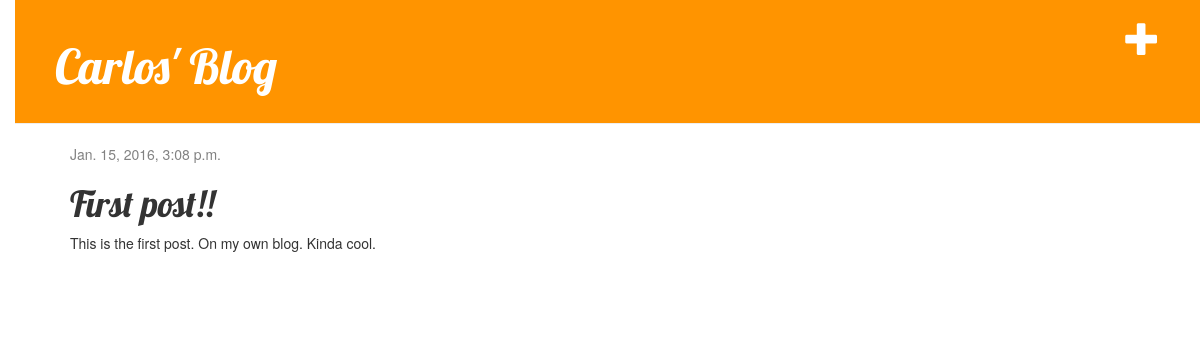
The app's page /post/1/ with its own data.
### blog/models.py (models this page shows, shortened)
class Post(models.Model):
    author = models.ForeignKey('auth.User')
    title = models.CharField(max_length=200)
    text = models.TextField()
    created_date = models.DateTimeField(
            default=timezone.now)
    published_date = models.DateTimeField(
            blank=True, null=True)

### blog/views.py (the view)
# urls.py: url(r'^post/(?P<pk>[0-9]+)/$', views.post_detail, name="post_detail"),
def post_detail(request, pk):
	post = get_object_or_404(Post, pk=pk)
	return render(request, "blog/post_detail.html", {"post": post})

### blog/templates/blog/post_detail.html
{% extends 'blog/base.html' %}
{% block content %}
    <div class="post">
        {% if post.published_date %}
            <div class="date">
                {{ post.published_date }}
            </div>
        {% endif %}
        <h1>{{ post.title }}</h1>
        <p>{{ post.text|linebreaks }}</p>
    </div>
{% endblock %}

### blog/static/css/blog.css (style rules this page uses)
body { padding-left: 15px; }
h1, h2, h3, h4 { font-family: 'Lobster', cursive; }
.date { color: #828282; }
.post { margin-bottom: 70px; }

### records on screen
Post: published_date "Jan. 15, 2016, 3:08 p.m.", title "First post!!", text "This is the first post. On my own blog. Kinda cool."
